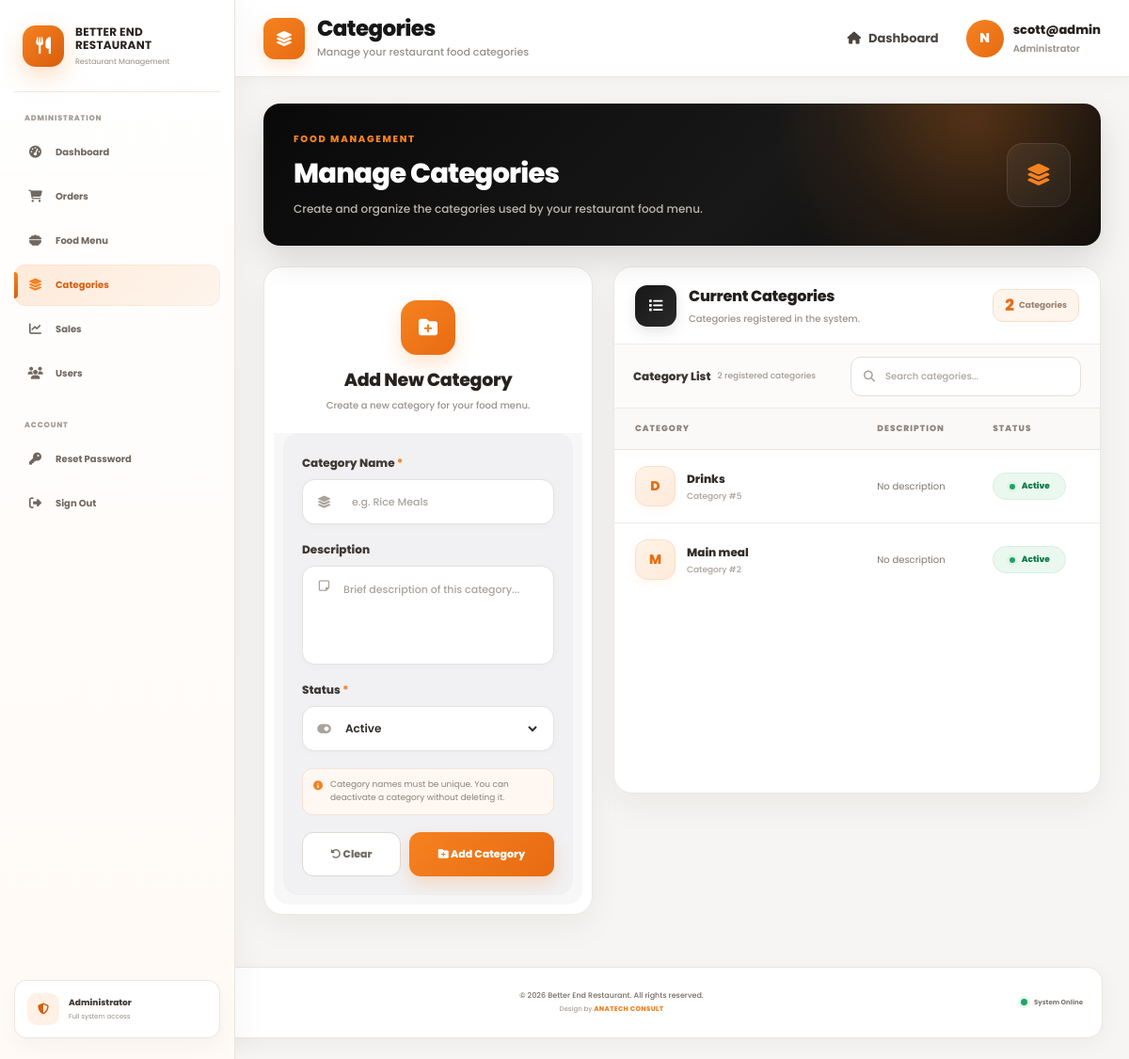
The page /pages/category.php (signed in) on the database its author committed.
### tables this page shows
CREATE TABLE `categories` (
  `id` int(10) UNSIGNED NOT NULL,
  `name` varchar(100) NOT NULL,
  `description` varchar(255) DEFAULT NULL,
  `status` enum('Active','Inactive') NOT NULL DEFAULT 'Active',
  `created_at` timestamp NOT NULL DEFAULT current_timestamp(),
  `updated_at` timestamp NOT NULL DEFAULT current_timestamp() ON UPDATE current_timestamp()
);

### pages/category.php (the view, shortened to what this page needs)
<?php
require_once "../includes/db_connection.php";
$username  = $_SESSION['username'] ?? 'User';
$full_name = $_SESSION['full_name'] ?? $username;
$avatar = strtoupper(
    substr(
        trim($full_name),
        0,
        1
    )
);
$categories = [];
try {
    $stmt = $pdo->query("
        SELECT
            id,
            name,
            description,
            status,
            created_at,
            updated_at
        FROM categories
        ORDER BY id DESC
    ");
    $categories = $stmt->fetchAll();
} catch (PDOException $e) {
    $category_message = [
        'type' => 'error',
        'message' => 'Unable to load categories from the database.'
    ];
}
?>
<!DOCTYPE html>
<html lang="en">
<head>
    <link rel="stylesheet" href="https://cdnjs.cloudflare.com/ajax/libs/font-awesome/6.5.2/css/all.min.css">
    <link rel="stylesheet" href="../assets/css/styles.css">
</head>
<body>
    <?php include '../includes/sidebar.php'; ?>
    <main class="categories-main">
        <header class="topbar">
            <div class="topbar-title">
                <div class="topbar-icon">
                    <i class="fa-solid fa-layer-group"></i>
                </div>
                <div>
                    <h1>
                        Categories
                    </h1>
                    <p>
                        Manage your restaurant food categories
                    </p>
                </div>
            </div>
            <div class="topbar-right">
                <a href="dashboard.php" class="topbar-link">
                    <i class="fa-solid fa-house"></i>
                    <span>
                        Dashboard
                    </span>
                </a>
                <div class="top-profile">
                    <div class="avatar">
                        <?= htmlspecialchars($avatar) ?>
                    </div>
                    <div>
                        <strong>
                            <?= htmlspecialchars($username) ?>
                        </strong>
                        <small>
                            <?= htmlspecialchars($role) ?>
                        </small>
                    </div>
                </div>
            </div>
        </header>
        <div class="content">
            <section class="categories-intro">
                <div>
                    <span class="eyebrow">
                        FOOD MANAGEMENT
                    </span>
                    <h2>
                        Manage Categories
                    </h2>
                    <p>
                        Create and organize the categories used
                        by your restaurant food menu.
                    </p>
                </div>
                <div class="intro-icon">
                    <i class="fa-solid fa-layer-group"></i>
                </div>
            </section>
            <section class="categories-layout">
                <article class="panel form-panel">
                    <div class="form-card">
                        <div class="form-top">
                            <div class="form-top-icon">
                                <i class="fa-solid fa-folder-plus"></i>
                            </div>
                            <h3>
                                Add New Category
                            </h3>
                            <p>
                                Create a new category for your food menu.
                            </p>
                        </div>
                        <form method="POST" action="../handlers/add_category.php" class="category-form"
                            autocomplete="off">
                            <div class="form-group">
                                <label class="form-label" for="name">
                                    Category Name
                                    <span>*</span>
                                </label>
                                <div class="field">
                                    <i class="fa-solid fa-layer-group"></i>
                                    <input type="text" id="name" name="name" placeholder="e.g. Rice Meals"
                                        maxlength="100" required>
                                </div>
                            </div>
                            <div class="form-group">
                                <label class="form-label" for="description">
                                    Description
                                </label>
                                <div class="field textarea-field">
                                    <i class="fa-regular fa-note-sticky"></i>
                                    <textarea id="description" name="description"
                                        placeholder="Brief description of this category..." maxlength="255"></textarea>
                                </div>
                            </div>
                            <div class="form-group">
                                <label class="form-label" for="status">
                                    Status
                                    <span>*</span>
                                </label>
                                <div class="field">
                                    <i class="fa-solid fa-toggle-on"></i>
                                    <select id="status" name="status" required>
                                        <option value="Active" selected>
                                            Active
                                        </option>
                                    </select>
                                </div>
                            </div>
                            <div class="form-note">
                                <i class="fa-solid fa-circle-info"></i>
                                <span>
                                    Category names must be unique.
                                    You can deactivate a category
                                    without deleting it.
                                </span>
                            </div>
                            <div class="form-footer">
                                <button type="reset" class="btn-clear">
                                    <i class="fa-solid fa-rotate-left"></i>
                                    Clear
                                </button>
                                <button type="submit" class="btn-save">
                                    <i class="fa-solid fa-folder-plus"></i>
                                    Add Category
                                </button>
                            </div>
                        </form>
                    </div>
                </article>
                <article class="panel table-panel">
                    <div class="panel-header">
                        <div class="panel-header-icon">
                            <i class="fa-solid fa-list"></i>
                        </div>
                        <div>
                            <h3>
                                Current Categories
                            </h3>
                            <p>
                                Categories registered in the system.
                            </p>
                        </div>
                        <div class="table-count">
                            <strong>
                                <?= count($categories) ?>
                            </strong>
                            <span>
                                Categories
                            </span>
                        </div>
                    </div>
                    <div class="table-tools">
                        <div>
                            <strong>
                                Category List
                            </strong>
                            <small>
                                <?= count($categories) ?>
                                registered categor<?= count($categories) === 1
                                ? 'y'
                                : 'ies' ?>
                            </small>
                        </div>
                        <div class="table-search">
                            <i class="fa-solid fa-magnifying-glass"></i>
                            <input type="text" id="categorySearch" placeholder="Search categories..."
                                autocomplete="off">
                        </div>
                    </div>
                    <div class="table-wrap">
                        <?php if (!empty($categories)): ?>
                        <table class="categories-table">
                            <thead>
                                <tr>
                                    <th>
                                        CATEGORY
                                    </th>
                                    <th>
                                        DESCRIPTION
                                    </th>
                                    <th>
                                        STATUS
                                    </th>
                                    <th>
                                    </th>
                                </tr>
                            </thead>
                            <tbody id="categoriesBody">
                                <?php foreach ($categories as $category): ?>
                                <?php
                                    $initial = strtoupper(
                                        substr(
                                            trim($category['name']),
                                            0,
                                            1
                                        )
                                    );
                                    $statusClass =
                                        $category['status'] === 'Active'
                                            ? 'active'
                                            : 'inactive';
                                    ?>
                                <tr>
                                    <td>
                                        <div class="category-cell">
                                            <div class="category-icon">
                                                <?= htmlspecialchars(
                                                        $initial
                                                    ) ?>
                                            </div>
                                            <div>
                                                <strong>
                                                    <?= htmlspecialchars(
                                                            $category['name']
                                                        ) ?>
                                                </strong>
                                                <small>
                                                    Category
                                                    #<?= (int) $category['id'] ?>
                                                </small>
                                            </div>
                                        </div>
                                    </td>
                                    <td>
                                        <div class="description">
                                            <?= htmlspecialchars(
                                                    $category['description']
                                                        ?: 'No description'
                                                ) ?>
                                        </div>
                                    </td>
                                    <td>
                                        <span class="category-status
                                                <?= $statusClass ?>">
                                            <?= htmlspecialchars(
                                                    $category['status']
                                                ) ?>
                                        </span>
                                    </td>
                                    <td>
                                    </td>
                                </tr>
                                <?php endforeach; ?>
                            </tbody>
                        </table>
                        <?php endif; ?>
                    </div>
                </article>
            </section>
        </div>
    </main>
    <?php include __DIR__ . '/../includes/footer.php'; ?>
</body>
</html>

### assets/css/styles.css (style rules this page uses)
:root { --orange: #f58220; --orange-dark: #d95e0d; --orange-light: #fff1e5; --blue: #2867b2; --blue-dark: #174c91; --blue-light: #edf5ff; --gold: #c87913; --gold-dark: #a85c06; --gold-light: #fff5e9; --green: #16835b; --green-dark: #096542; --green-light: #eaf8f1; --red: #b42318; --red-light: #fff0ef; --text: #29231f; --muted: #81776f; --bg: #f7f5f2; --white: #ffffff; --border: #ebe5df; --shadow: 0 12px 34px rgba(39, 33, 29, 0.065); }
* { box-sizing: border-box; }
html { scroll-behavior: smooth; }
body { margin: 0; background: var(--bg); color: var(--text); font-family: "Poppins", sans-serif; }
a { color: inherit; text-decoration: none; }
button, input { font-family: inherit; }
.topbar { height: 76px; background: #fff; border-bottom: 1px solid var(--border); display: flex; align-items: center; justify-content: space-between; padding: 0 28px; position: sticky; top: 0; z-index: 5000; }
.avatar { width: 38px; height: 38px; border-radius: 12px; display: grid; place-items: center; background: linear-gradient(135deg, #fff1e5, #ffe3cc); color: var(--orange-dark); font-size: 12px; font-weight: 800; }
.content { padding: 28px; max-width: 1550px; margin: auto; }
.panel { background: #fff; border: 1px solid var(--border); border-radius: 18px; box-shadow: var(--shadow); overflow: hidden; }
.table-wrap { overflow-x: auto; }
table { width: 100%; border-collapse: collapse; }
th { padding: 12px 15px; background: #faf8f6; border-bottom: 1px solid var(--border); color: #8b8179; text-align: left; font-size: 8px; font-weight: 800; text-transform: uppercase; letter-spacing: 0.04em; }
td { padding: 13px 15px; border-bottom: 1px solid #f1ece8; vertical-align: middle; font-size: 9px; }
tr:last-child td { border-bottom: 0; }
.field { margin-bottom: 12px; }
.field input { width: 100%; height: 41px; padding: 0 11px; border: 1px solid var(--border); border-radius: 9px; outline: 0; font-size: 10px; }

### rows shown on the page
categories: name "D", name "Drinks", id "5", description "No description", status "Active"
categories: name "M", name "Main meal", id "2", description "No description", status "Active"

### other values the page prints
$isAdmin ? 'Administrator' : 'Sales Person' "Administrator"
$avatar "N"
$username "scott@admin"
$role "Administrator"
count($categories) "2"
